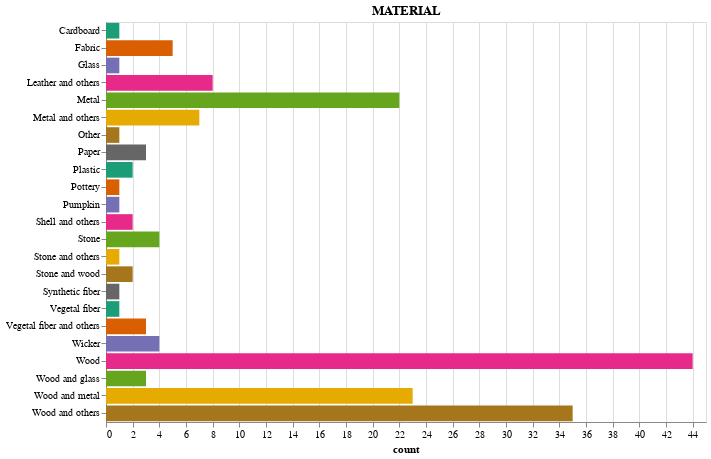

Source (notebook cell):
### Markdown cell above
### Most Common Materials

### Code cell
mat_chart

### Figure 1 — Vega-Lite specification as saved in the notebook (floating-point values rounded to 4 significant figures)
{"config": {"view": {"continuousWidth": 400, "continuousHeight": 300}}, "data": {"name": "data-a649f58c674148825d4a7f201fd0fde2"}, "mark": "bar", "encoding": {"color": {"field": "index", "legend": null, "scale": {"scheme": "dark2"}, "type": "nominal"}, "x": {"field": "count", "type": "quantitative"}, "y": {"field": "index", "title": "", "type": "nominal"}}, "height": 400, "title": "MATERIAL", "width": 600, "$schema": "https://vega.github.io/schema/vega-lite/v4.17.0.json", "datasets": {"data-a649f58c674148825d4a7f201fd0fde2": [{"index": "Wood", "count": 44}, {"index": "Wood and others", "count": 35}, {"index": "Wood and metal", "count": 23}, {"index": "Metal", "count": 22}, {"index": "Leather and others", "count": 8}, {"index": "Metal and others", "count": 7}, {"index": "Fabric", "count": 5}, {"index": "Stone", "count": 4}, {"index": "Wicker", "count": 4}, {"index": "Paper", "count": 3}, {"index": "Wood and glass", "count": 3}, {"index": "Vegetal fiber and others", "count": 3}, {"index": "Stone and wood", "count": 2}, {"index": "Plastic", "count": 2}, {"index": "Shell and others", "count": 2}, {"index": "Other", "count": 1}, {"index": "Pumpkin", "count": 1}, {"index": "Glass", "count": 1}, {"index": "Cardboard", "count": 1}, {"index": "Synthetic fiber", "count": 1}, {"index": "Vegetal fiber", "count": 1}, {"index": "Pottery", "count": 1}, {"index": "Stone and others", "count": 1}]}}
